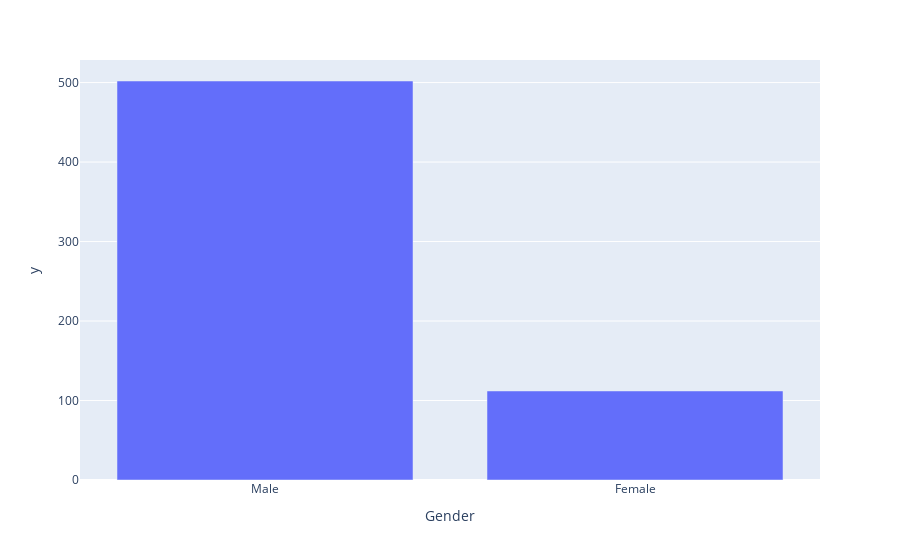

The notebook cell saved with this chart:
### Code cell
fig_gender

### Figure 1 — Plotly figure (JSON) as saved in the notebook; plotly's stock layout.template omitted (floating-point values rounded to 4 significant figures)
{"data": [{"alignmentgroup": "True", "hovertemplate": "Gender=%{x}<br>y=%{y}<extra></extra>", "legendgroup": "", "marker": {"color": "#636efa", "pattern": {"shape": ""}}, "name": "", "offsetgroup": "", "orientation": "v", "showlegend": false, "textposition": "auto", "type": "bar", "x": ["Male", "Female"], "xaxis": "x", "y": [502, 112], "yaxis": "y"}], "layout": {"barmode": "relative", "legend": {"tracegroupgap": 0}, "margin": {"t": 60}, "xaxis": {"anchor": "y", "domain": [0, 1], "title": {"text": "Gender"}}, "yaxis": {"anchor": "x", "domain": [0, 1], "title": {"text": "y"}}}}
